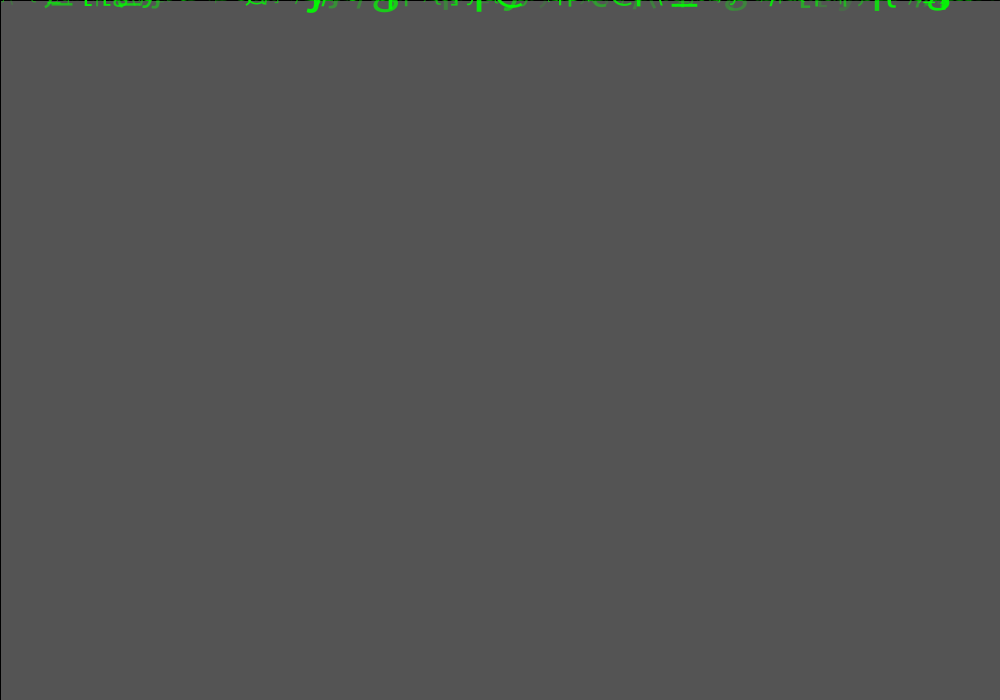
Frame 1 (no input)
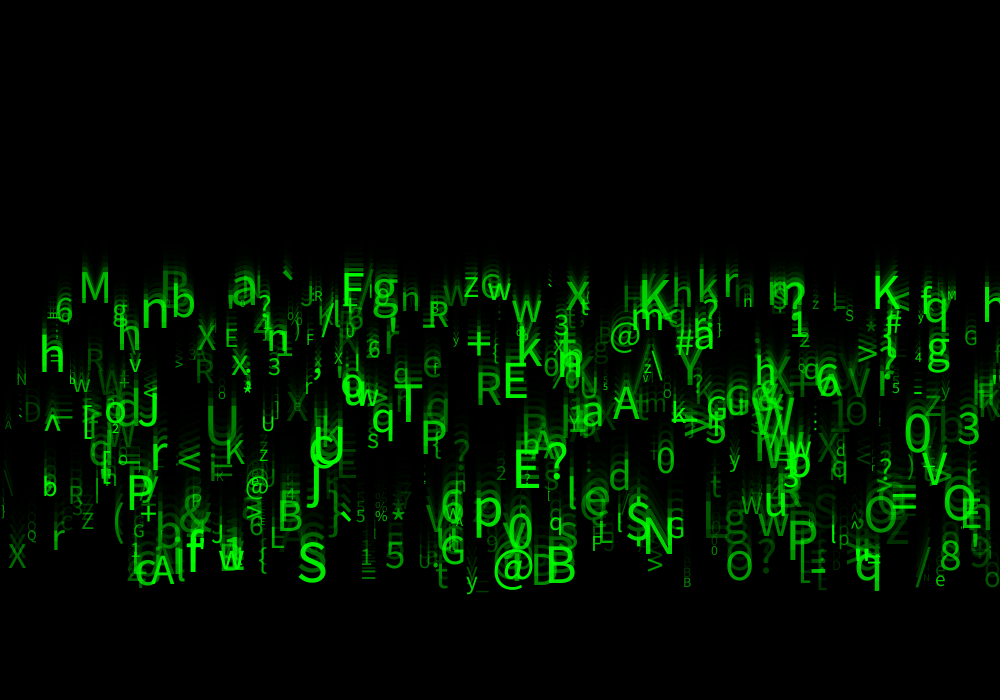
Frame 60 (the mouse pressed at the canvas centre just before this capture)
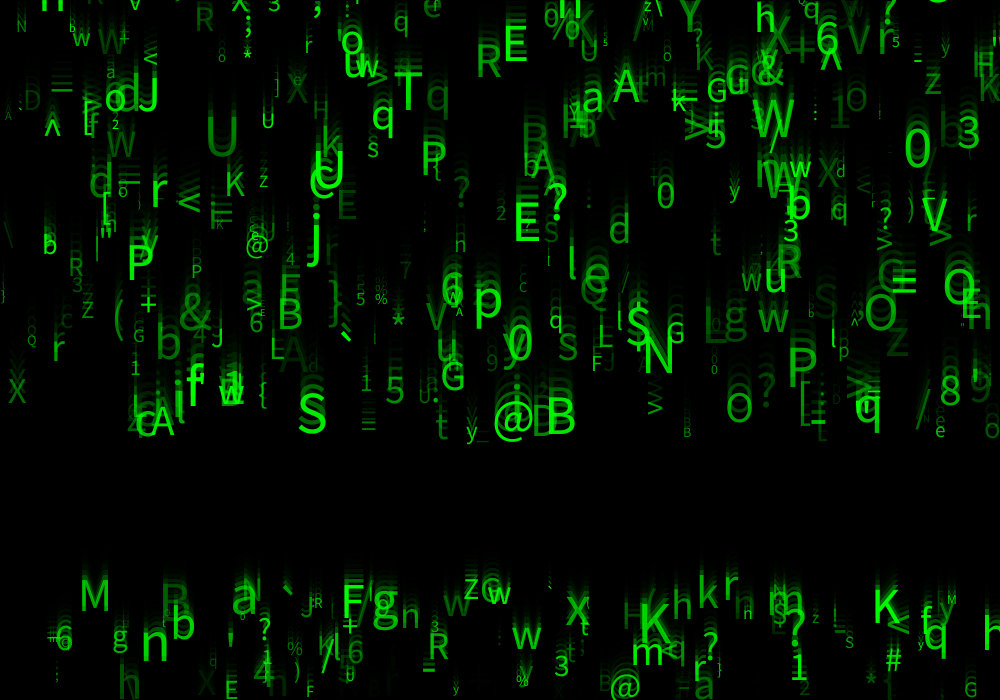
Frame 120 (the mouse held since frame 60 and released just before this capture)

The Processing sketch that drew these frames (run headless with seeded random() and noise(); from frame 60 on, the mouse is pressed at the canvas centre):

// Processing sketch: theMatrix
// ── theMatrix.pde
//1. Crear objeto
Drop[] d = new Drop[500];

//2. Estructura principal
void setup(){
  size(1000,700);
  
  for(int i = 0; i < d.length; i++){
    d[i] = new Drop();
  }
  //d[1] = new Drop();
  //d[2] = new Drop();
  //d[3] = new Drop();
}

void draw(){
  //background(0);
  fill(0,0,0,150);
  rect(0,0,width,height);
  for(int i = 0; i < d.length; i++){
    d[i].showDrop();
    d[i].moveDrop();
    d[i].repeatDrop();
  }
}
// ── classDrop.pde
class Drop{
  //Datos
  float x;
  float y1;
  float y2;
  float vely;
  float w;
  float trans;
  float ts;
  float alpha;
  char letra;
  
  
  //Constructor
  Drop(){
    x = random(0,width);
    y1 = 0;
    y2 = random(5,30);
    vely = random(5,10);
    w = random(2,5);
    trans = random(0,255);
    letra = parseChar(byte(random(33,126)));
    ts = random(10,60);
    alpha = random(30,255);
  }
  
  //Funcionalidad
  void showDrop(){
    fill(0,255,0,alpha);
    textSize(ts);
    text(letra,x,y1);
    //stroke(178,0,198,trans);
    //stroke(0,255,0,trans);
    //strokeWeight(w);
    //line(x,y1,x,y2);
  }
  
  void moveDrop(){
    y1 = y1 + vely;
    y2 = y2 + vely;
  }
  
  void repeatDrop(){
    if(y1 > height){
      y1 = -40;
      y2 = -10;
    }
  }
}
